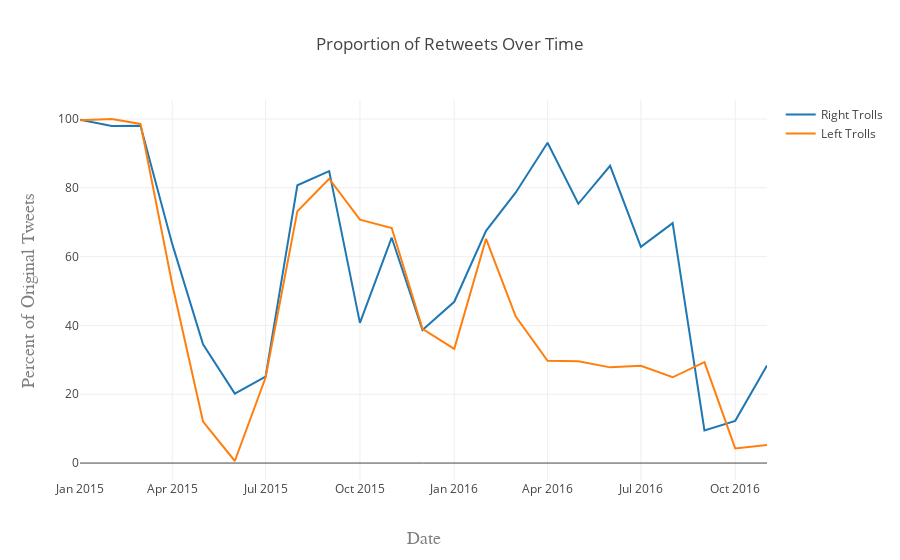

Source (notebook cell):
### Code cell
######################################################################################################################
#TO VISUALIZE THE PLOT FROM THE CLOUD RUN THIS CELL #######################################
###############################################################################################################################

fig = py.get_figure('https://plot.ly/~Flavioh/68', raw=True)
iplot(fig)

### Figure 1 — Plotly figure (JSON) as saved in the notebook; plotly's stock layout.template omitted (floating-point values rounded to 4 significant figures)
{"data": [{"mode": "lines", "name": "Right Trolls", "type": "scatter", "uid": "408e8c13-7280-40e9-9615-ede3a81d1bcb", "x": ["2015-01", "2015-02", "2015-03", "2015-04", "2015-05", "2015-06", "2015-07", "2015-08", "2015-09", "2015-10", "2015-11", "2015-12", "2016-01", "2016-02", "2016-03", "2016-04", "2016-05", "2016-06", "2016-07", "2016-08", "2016-09", "2016-10", "2016-11"], "xsrc": "Flavioh:69:2f4ee6", "y": [99.8, 97.98, 98.06, 63.62, 34.54, 20.2, 25.13, 80.75, 84.84, 40.75, 65.5, 38.66, 46.88, 67.49, 78.66, 93.1, 75.35, 86.39, 62.84, 69.74, 9.474, 12.27, 28.33], "ysrc": "Flavioh:69:c3eb04"}, {"mode": "lines", "name": "Left Trolls", "type": "scatter", "uid": "c30e61cd-3557-45eb-8a91-c14708c41b92", "x": ["2015-01", "2015-02", "2015-03", "2015-04", "2015-05", "2015-06", "2015-07", "2015-08", "2015-09", "2015-10", "2015-11", "2015-12", "2016-01", "2016-02", "2016-03", "2016-04", "2016-05", "2016-06", "2016-07", "2016-08", "2016-09", "2016-10", "2016-11"], "xsrc": "Flavioh:69:2f4ee6", "y": [99.63, 100, 98.58, 51.9, 12.06, 0.5998, 24.86, 73.21, 82.64, 70.75, 68.3, 39.01, 33.19, 65.18, 42.58, 29.72, 29.58, 27.82, 28.29, 24.93, 29.33, 4.257, 5.257], "ysrc": "Flavioh:69:7f0147"}], "layout": {"title": "Proportion of Retweets Over Time", "xaxis": {"title": "Date", "titlefont": {"color": "#7f7f7f", "family": "Courier New, monospace", "size": 18}}, "yaxis": {"title": "Percent of Original Tweets", "titlefont": {"color": "#7f7f7f", "family": "Courier New, monospace", "size": 18}}}}
